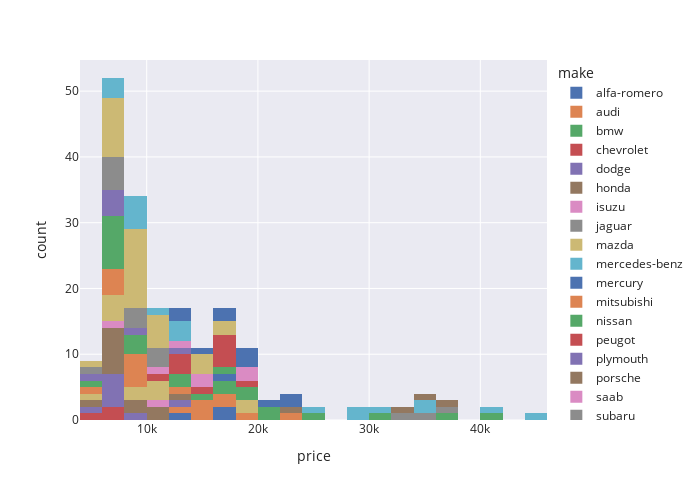
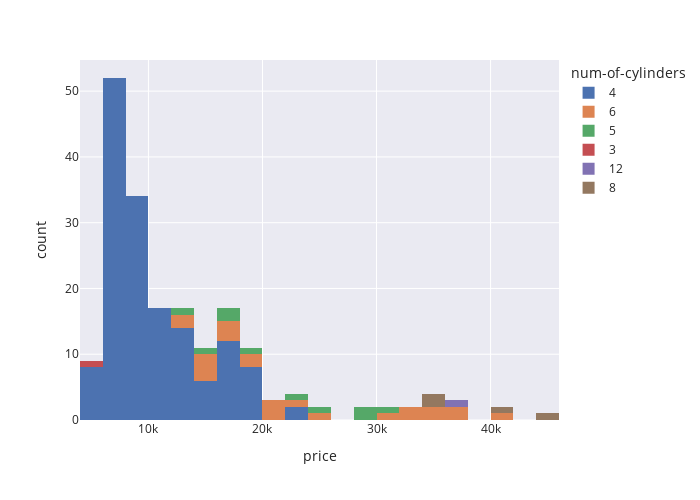
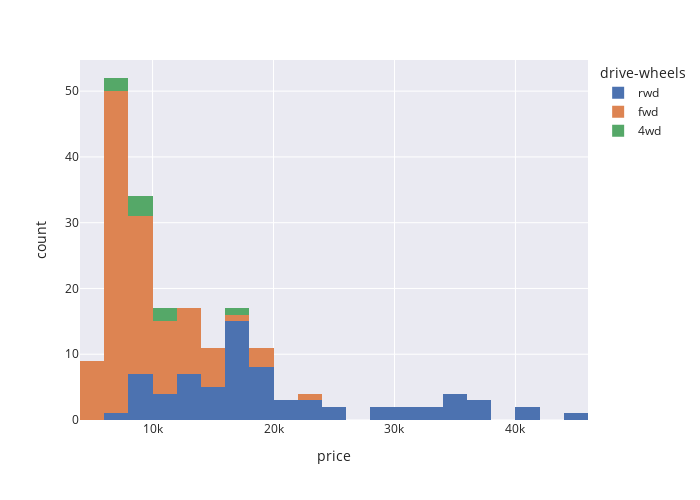
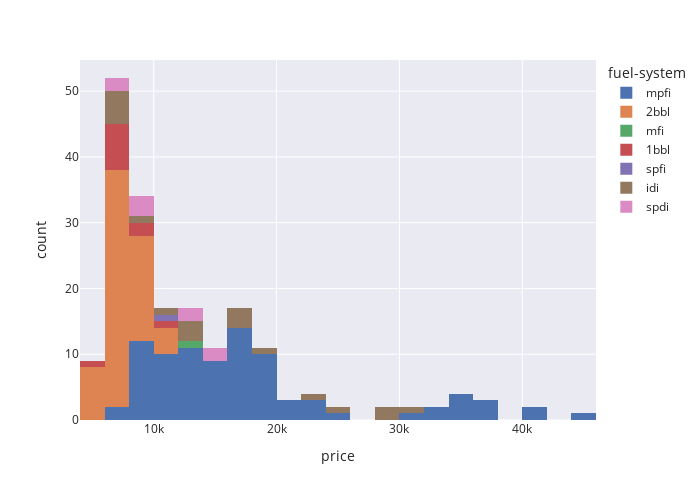

Notebook code cell kept with these figures, in order:
### Code cell
for feature in list(p_values.index[:4]):
    fig = px.histogram(df, x='price', color=feature)
    fig.show()

### Figure 1 — Plotly figure (JSON) as saved in the notebook; plotly's stock layout.template omitted (floating-point values rounded to 4 significant figures)
{"data": [{"alignmentgroup": "True", "bingroup": "x", "hovertemplate": "make=alfa-romero<br>price=%{x}<br>count=%{y}<extra></extra>", "legendgroup": "alfa-romero", "marker": {"color": "rgb(76,114,176)"}, "name": "alfa-romero", "offsetgroup": "alfa-romero", "orientation": "v", "showlegend": true, "type": "histogram", "x": [13495, 16500, 16500], "xaxis": "x", "yaxis": "y"}, {"alignmentgroup": "True", "bingroup": "x", "hovertemplate": "make=audi<br>price=%{x}<br>count=%{y}<extra></extra>", "legendgroup": "audi", "marker": {"color": "rgb(221,132,82)"}, "name": "audi", "offsetgroup": "audi", "orientation": "v", "showlegend": true, "type": "histogram", "x": [13950, 17450, 15250, 17710, 18920, 23875], "xaxis": "x", "yaxis": "y"}, {"alignmentgroup": "True", "bingroup": "x", "hovertemplate": "make=bmw<br>price=%{x}<br>count=%{y}<extra></extra>", "legendgroup": "bmw", "marker": {"color": "rgb(85,168,104)"}, "name": "bmw", "offsetgroup": "bmw", "orientation": "v", "showlegend": true, "type": "histogram", "x": [16430, 16925, 20970, 21105, 24565, 30760, 41315, 36880], "xaxis": "x", "yaxis": "y"}, {"alignmentgroup": "True", "bingroup": "x", "hovertemplate": "make=chevrolet<br>price=%{x}<br>count=%{y}<extra></extra>", "legendgroup": "chevrolet", "marker": {"color": "rgb(196,78,82)"}, "name": "chevrolet", "offsetgroup": "chevrolet", "orientation": "v", "showlegend": true, "type": "histogram", "x": [5151, 6295, 6575], "xaxis": "x", "yaxis": "y"}, {"alignmentgroup": "True", "bingroup": "x", "hovertemplate": "make=dodge<br>price=%{x}<br>count=%{y}<extra></extra>", "legendgroup": "dodge", "marker": {"color": "rgb(129,114,179)"}, "name": "dodge", "offsetgroup": "dodge", "orientation": "v", "showlegend": true, "type": "histogram", "x": [5572, 6377, 7957, 6229, 6692, 7609, 8921, 12964], "xaxis": "x", "yaxis": "y"}, {"alignmentgroup": "True", "bingroup": "x", "hovertemplate": "make=honda<br>price=%{x}<br>count=%{y}<extra></extra>", "legendgroup": "honda", "marker": {"color": "rgb(147,120,96)"}, "name": "honda", "offsetgroup": "honda", "orientation": "v", "showlegend": true, "type": "histogram", "x": [6479, 6855, 5399, 6529, 7129, 7295, 7295, 7895, 9095, 8845, 10295, 12945, 10345], "xaxis": "x", "yaxis": "y"}, {"alignmentgroup": "True", "bingroup": "x", "hovertemplate": "make=isuzu<br>price=%{x}<br>count=%{y}<extra></extra>", "legendgroup": "isuzu", "marker": {"color": "rgb(218,139,195)"}, "name": "isuzu", "offsetgroup": "isuzu", "orientation": "v", "showlegend": true, "type": "histogram", "x": [6785, 11048], "xaxis": "x", "yaxis": "y"}, {"alignmentgroup": "True", "bingroup": "x", "hovertemplate": "make=jaguar<br>price=%{x}<br>count=%{y}<extra></extra>", "legendgroup": "jaguar", "marker": {"color": "rgb(140,140,140)"}, "name": "jaguar", "offsetgroup": "jaguar", "orientation": "v", "showlegend": true, "type": "histogram", "x": [32250, 35550, 36000], "xaxis": "x", "yaxis": "y"}, {"alignmentgroup": "True", "bingroup": "x", "hovertemplate": "make=mazda<br>price=%{x}<br>count=%{y}<extra></extra>", "legendgroup": "mazda", "marker": {"color": "rgb(204,185,116)"}, "name": "mazda", "offsetgroup": "mazda", "orientation": "v", "showlegend": true, "type": "histogram", "x": [5195, 6095, 6795, 6695, 7395, 8845, 8495, 10595, 10245, 11245, 18280, 18344], "xaxis": "x", "yaxis": "y"}, {"alignmentgroup": "True", "bingroup": "x", "hovertemplate": "make=mercedes-benz<br>price=%{x}<br>count=%{y}<extra></extra>", "legendgroup": "mercedes-benz", "marker": {"color": "rgb(100,181,205)"}, "name": "mercedes-benz", "offsetgroup": "mercedes-benz", "orientation": "v", "showlegend": true, "type": "histogram", "x": [25552, 28248, 28176, 31600, 34184, 35056, 40960, 45400], "xaxis": "x", "yaxis": "y"}, {"alignmentgroup": "True", "bingroup": "x", "hovertemplate": "make=mercury<br>price=%{x}<br>count=%{y}<extra></extra>", "legendgroup": "mercury", "marker": {"color": "rgb(76,114,176)"}, "name": "mercury", "offsetgroup": "mercury", "orientation": "v", "showlegend": true, "type": "histogram", "x": [16503], "xaxis": "x", "yaxis": "y"}, {"alignmentgroup": "True", "bingroup": "x", "hovertemplate": "make=mitsubishi<br>price=%{x}<br>count=%{y}<extra></extra>", "legendgroup": "mitsubishi", "marker": {"color": "rgb(221,132,82)"}, "name": "mitsubishi", "offsetgroup": "mitsubishi", "orientation": "v", "showlegend": true, "type": "histogram", "x": [5389, 6189, 6669, 7689, 9959, 8499, 12629, 14869, 14489, 6989, 8189, 9279, 9279], "xaxis": "x", "yaxis": "y"}, {"alignmentgroup": "True", "bingroup": "x", "hovertemplate": "make=nissan<br>price=%{x}<br>count=%{y}<extra></extra>", "legendgroup": "nissan", "marker": {"color": "rgb(85,168,104)"}, "name": "nissan", "offsetgroup": "nissan", "orientation": "v", "showlegend": true, "type": "histogram", "x": [5499, 7099, 6649, 6849, 7349, 7299, 7799, 7499, 7999, 8249, 8949, 9549, 13499, 14399, 13499, 17199, 19699, 18399], "xaxis": "x", "yaxis": "y"}, {"alignmentgroup": "True", "bingroup": "x", "hovertemplate": "make=peugot<br>price=%{x}<br>count=%{y}<extra></extra>", "legendgroup": "peugot", "marker": {"color": "rgb(196,78,82)"}, "name": "peugot", "offsetgroup": "peugot", "orientation": "v", "showlegend": true, "type": "histogram", "x": [11900, 13200, 12440, 13860, 15580, 16900, 16695, 17075, 16630, 17950, 18150], "xaxis": "x", "yaxis": "y"}, {"alignmentgroup": "True", "bingroup": "x", "hovertemplate": "make=plymouth<br>price=%{x}<br>count=%{y}<extra></extra>", "legendgroup": "plymouth", "marker": {"color": "rgb(129,114,179)"}, "name": "plymouth", "offsetgroup": "plymouth", "orientation": "v", "showlegend": true, "type": "histogram", "x": [5572, 7957, 6229, 6692, 7609, 8921, 12764], "xaxis": "x", "yaxis": "y"}, {"alignmentgroup": "True", "bingroup": "x", "hovertemplate": "make=porsche<br>price=%{x}<br>count=%{y}<extra></extra>", "legendgroup": "porsche", "marker": {"color": "rgb(147,120,96)"}, "name": "porsche", "offsetgroup": "porsche", "orientation": "v", "showlegend": true, "type": "histogram", "x": [22018, 32528, 34028, 37028], "xaxis": "x", "yaxis": "y"}, {"alignmentgroup": "True", "bingroup": "x", "hovertemplate": "make=saab<br>price=%{x}<br>count=%{y}<extra></extra>", "legendgroup": "saab", "marker": {"color": "rgb(218,139,195)"}, "name": "saab", "offsetgroup": "saab", "orientation": "v", "showlegend": true, "type": "histogram", "x": [11850, 12170, 15040, 15510, 18150, 18620], "xaxis": "x", "yaxis": "y"}, {"alignmentgroup": "True", "bingroup": "x", "hovertemplate": "make=subaru<br>price=%{x}<br>count=%{y}<extra></extra>", "legendgroup": "subaru", "marker": {"color": "rgb(140,140,140)"}, "name": "subaru", "offsetgroup": "subaru", "orientation": "v", "showlegend": true, "type": "histogram", "x": [5118, 7053, 7603, 7126, 7775, 9960, 9233, 11259, 7463, 10198, 8013, 11694], "xaxis": "x", "yaxis": "y"}, {"alignmentgroup": "True", "bingroup": "x", "hovertemplate": "make=toyota<br>price=%{x}<br>count=%{y}<extra></extra>", "legendgroup": "toyota", "marker": {"color": "rgb(204,185,116)"}, "name": "toyota", "offsetgroup": "toyota", "orientation": "v", "showlegend": true, "type": "histogram", "x": [5348, 6338, 6488, 6918, 7898, 8778, 6938, 7198, 7898, 7788, 7738, 8358, 9258, 8058, 8238, 9298, 9538, 8449, 9639, 9989, 11199, 11549, 17669, 8948, 10698, 9988, 10898, 11248, 16558, 15998, 15690, 15750], "xaxis": "x", "yaxis": "y"}, {"alignmentgroup": "True", "bingroup": "x", "hovertemplate": "make=volkswagen<br>price=%{x}<br>count=%{y}<extra></extra>", "legendgroup": "volkswagen", "marker": {"color": "rgb(100,181,205)"}, "name": "volkswagen", "offsetgroup": "volkswagen", "orientation": "v", "showlegend": true, "type": "histogram", "x": [7775, 7975, 7995, 8195, 8495, 9495, 9995, 11595, 9980, 13295, 13845, 12290], "xaxis": "x", "yaxis": "y"}, {"alignmentgroup": "True", "bingroup": "x", "hovertemplate": "make=volvo<br>price=%{x}<br>count=%{y}<extra></extra>", "legendgroup": "volvo", "marker": {"color": "rgb(76,114,176)"}, "name": "volvo", "offsetgroup": "volvo", "orientation": "v", "showlegend": true, "type": "histogram", "x": [12940, 13415, 15985, 16515, 18420, 18950, 16845, 19045, 21485, 22470, 22625], "xaxis": "x", "yaxis": "y"}], "layout": {"barmode": "relative", "height": 500, "legend": {"title": {"text": "make"}, "tracegroupgap": 0}, "margin": {"t": 60}, "width": 700, "xaxis": {"anchor": "y", "domain": [0, 1], "title": {"text": "price"}}, "yaxis": {"anchor": "x", "domain": [0, 1], "title": {"text": "count"}}}}

### Figure 2 — Plotly figure (JSON) as saved in the notebook; plotly's stock layout.template omitted (floating-point values rounded to 4 significant figures; data arrays with more than 128 entries replaced by an {"elided": "..."} marker saying what was removed)
{"data": [{"alignmentgroup": "True", "bingroup": "x", "hovertemplate": "num-of-cylinders=4<br>price=%{x}<br>count=%{y}<extra></extra>", "legendgroup": "4", "marker": {"color": "rgb(76,114,176)"}, "name": "4", "offsetgroup": "4", "orientation": "v", "showlegend": true, "type": "histogram", "x": {"elided": "153 int values"}, "xaxis": "x", "yaxis": "y"}, {"alignmentgroup": "True", "bingroup": "x", "hovertemplate": "num-of-cylinders=6<br>price=%{x}<br>count=%{y}<extra></extra>", "legendgroup": "6", "marker": {"color": "rgb(221,132,82)"}, "name": "6", "offsetgroup": "6", "orientation": "v", "showlegend": true, "type": "histogram", "x": [16500, 20970, 21105, 24565, 30760, 41315, 36880, 32250, 35550, 13499, 14399, 13499, 17199, 19699, 18399, 32528, 34028, 37028, 16558, 15998, 15690, 15750, 21485, 22470], "xaxis": "x", "yaxis": "y"}, {"alignmentgroup": "True", "bingroup": "x", "hovertemplate": "num-of-cylinders=5<br>price=%{x}<br>count=%{y}<extra></extra>", "legendgroup": "5", "marker": {"color": "rgb(85,168,104)"}, "name": "5", "offsetgroup": "5", "orientation": "v", "showlegend": true, "type": "histogram", "x": [17450, 15250, 17710, 18920, 23875, 25552, 28248, 28176, 31600, 13295], "xaxis": "x", "yaxis": "y"}, {"alignmentgroup": "True", "bingroup": "x", "hovertemplate": "num-of-cylinders=3<br>price=%{x}<br>count=%{y}<extra></extra>", "legendgroup": "3", "marker": {"color": "rgb(196,78,82)"}, "name": "3", "offsetgroup": "3", "orientation": "v", "showlegend": true, "type": "histogram", "x": [5151], "xaxis": "x", "yaxis": "y"}, {"alignmentgroup": "True", "bingroup": "x", "hovertemplate": "num-of-cylinders=12<br>price=%{x}<br>count=%{y}<extra></extra>", "legendgroup": "12", "marker": {"color": "rgb(129,114,179)"}, "name": "12", "offsetgroup": "12", "orientation": "v", "showlegend": true, "type": "histogram", "x": [36000], "xaxis": "x", "yaxis": "y"}, {"alignmentgroup": "True", "bingroup": "x", "hovertemplate": "num-of-cylinders=8<br>price=%{x}<br>count=%{y}<extra></extra>", "legendgroup": "8", "marker": {"color": "rgb(147,120,96)"}, "name": "8", "offsetgroup": "8", "orientation": "v", "showlegend": true, "type": "histogram", "x": [34184, 35056, 40960, 45400], "xaxis": "x", "yaxis": "y"}], "layout": {"barmode": "relative", "height": 500, "legend": {"title": {"text": "num-of-cylinders"}, "tracegroupgap": 0}, "margin": {"t": 60}, "width": 700, "xaxis": {"anchor": "y", "domain": [0, 1], "title": {"text": "price"}}, "yaxis": {"anchor": "x", "domain": [0, 1], "title": {"text": "count"}}}}

### Figure 3 — Plotly figure (JSON) as saved in the notebook; plotly's stock layout.template omitted (floating-point values rounded to 4 significant figures)
{"data": [{"alignmentgroup": "True", "bingroup": "x", "hovertemplate": "drive-wheels=rwd<br>price=%{x}<br>count=%{y}<extra></extra>", "legendgroup": "rwd", "marker": {"color": "rgb(76,114,176)"}, "name": "rwd", "offsetgroup": "rwd", "orientation": "v", "showlegend": true, "type": "histogram", "x": [13495, 16500, 16500, 16430, 16925, 20970, 21105, 24565, 30760, 41315, 36880, 6785, 11048, 32250, 35550, 36000, 18280, 18344, 25552, 28248, 28176, 31600, 34184, 35056, 40960, 45400, 16503, 17199, 19699, 18399, 11900, 13200, 12440, 13860, 15580, 16900, 16695, 17075, 16630, 17950, 18150, 12764, 22018, 32528, 34028, 37028, 8058, 8238, 9298, 9538, 8449, 9639, 9989, 11199, 11549, 17669, 16558, 15998, 15690, 15750, 12940, 13415, 15985, 16515, 18420, 18950, 16845, 19045, 21485, 22470, 22625], "xaxis": "x", "yaxis": "y"}, {"alignmentgroup": "True", "bingroup": "x", "hovertemplate": "drive-wheels=fwd<br>price=%{x}<br>count=%{y}<extra></extra>", "legendgroup": "fwd", "marker": {"color": "rgb(221,132,82)"}, "name": "fwd", "offsetgroup": "fwd", "orientation": "v", "showlegend": true, "type": "histogram", "x": [13950, 15250, 17710, 18920, 23875, 5151, 6295, 6575, 5572, 6377, 7957, 6229, 6692, 7609, 8921, 12964, 6479, 6855, 5399, 6529, 7129, 7295, 7295, 7895, 9095, 8845, 10295, 12945, 10345, 5195, 6095, 6795, 6695, 7395, 8845, 8495, 10595, 10245, 11245, 5389, 6189, 6669, 7689, 9959, 8499, 12629, 14869, 14489, 6989, 8189, 9279, 9279, 5499, 7099, 6649, 6849, 7349, 7299, 7799, 7499, 7999, 8249, 8949, 9549, 13499, 14399, 13499, 5572, 7957, 6229, 6692, 7609, 8921, 11850, 12170, 15040, 15510, 18150, 18620, 5118, 7053, 7126, 7775, 9960, 7463, 10198, 5348, 6338, 6488, 6918, 6938, 7198, 7898, 7788, 7738, 8358, 9258, 8948, 10698, 9988, 10898, 11248, 7775, 7975, 7995, 8195, 8495, 9495, 9995, 11595, 9980, 13295, 13845, 12290], "xaxis": "x", "yaxis": "y"}, {"alignmentgroup": "True", "bingroup": "x", "hovertemplate": "drive-wheels=4wd<br>price=%{x}<br>count=%{y}<extra></extra>", "legendgroup": "4wd", "marker": {"color": "rgb(85,168,104)"}, "name": "4wd", "offsetgroup": "4wd", "orientation": "v", "showlegend": true, "type": "histogram", "x": [17450, 7603, 9233, 11259, 8013, 11694, 7898, 8778], "xaxis": "x", "yaxis": "y"}], "layout": {"barmode": "relative", "height": 500, "legend": {"title": {"text": "drive-wheels"}, "tracegroupgap": 0}, "margin": {"t": 60}, "width": 700, "xaxis": {"anchor": "y", "domain": [0, 1], "title": {"text": "price"}}, "yaxis": {"anchor": "x", "domain": [0, 1], "title": {"text": "count"}}}}

### Figure 4 — Plotly figure (JSON) as saved in the notebook; plotly's stock layout.template omitted (floating-point values rounded to 4 significant figures)
{"data": [{"alignmentgroup": "True", "bingroup": "x", "hovertemplate": "fuel-system=mpfi<br>price=%{x}<br>count=%{y}<extra></extra>", "legendgroup": "mpfi", "marker": {"color": "rgb(76,114,176)"}, "name": "mpfi", "offsetgroup": "mpfi", "orientation": "v", "showlegend": true, "type": "histogram", "x": [13495, 16500, 16500, 13950, 17450, 15250, 17710, 18920, 23875, 16430, 16925, 20970, 21105, 24565, 30760, 41315, 36880, 7957, 12945, 32250, 35550, 36000, 18280, 34184, 35056, 40960, 45400, 16503, 13499, 14399, 13499, 17199, 19699, 18399, 11900, 12440, 15580, 16695, 16630, 18150, 22018, 32528, 34028, 37028, 11850, 12170, 15040, 15510, 18150, 18620, 9960, 11259, 10198, 11694, 9298, 9538, 8449, 9639, 9989, 11199, 11549, 17669, 8948, 9988, 10898, 11248, 16558, 15998, 15690, 15750, 7975, 8195, 8495, 9995, 11595, 9980, 13295, 12290, 12940, 13415, 15985, 16515, 18420, 18950, 16845, 19045, 21485, 22625], "xaxis": "x", "yaxis": "y"}, {"alignmentgroup": "True", "bingroup": "x", "hovertemplate": "fuel-system=2bbl<br>price=%{x}<br>count=%{y}<extra></extra>", "legendgroup": "2bbl", "marker": {"color": "rgb(221,132,82)"}, "name": "2bbl", "offsetgroup": "2bbl", "orientation": "v", "showlegend": true, "type": "histogram", "x": [5151, 6295, 6575, 5572, 6377, 6229, 6692, 7609, 8921, 10345, 6785, 5195, 6095, 6795, 6695, 7395, 8845, 8495, 10595, 10245, 11245, 5389, 6189, 6669, 8499, 6989, 8189, 5499, 6649, 6849, 7349, 7299, 7799, 7499, 7999, 8249, 8949, 9549, 5572, 6229, 6692, 7609, 8921, 5118, 7053, 7603, 7126, 7775, 9233, 7463, 8013, 5348, 6338, 6488, 6918, 7898, 8778, 6938, 7198, 7738, 8358, 9258, 8058, 8238], "xaxis": "x", "yaxis": "y"}, {"alignmentgroup": "True", "bingroup": "x", "hovertemplate": "fuel-system=mfi<br>price=%{x}<br>count=%{y}<extra></extra>", "legendgroup": "mfi", "marker": {"color": "rgb(85,168,104)"}, "name": "mfi", "offsetgroup": "mfi", "orientation": "v", "showlegend": true, "type": "histogram", "x": [12964], "xaxis": "x", "yaxis": "y"}, {"alignmentgroup": "True", "bingroup": "x", "hovertemplate": "fuel-system=1bbl<br>price=%{x}<br>count=%{y}<extra></extra>", "legendgroup": "1bbl", "marker": {"color": "rgb(196,78,82)"}, "name": "1bbl", "offsetgroup": "1bbl", "orientation": "v", "showlegend": true, "type": "histogram", "x": [6479, 6855, 5399, 6529, 7129, 7295, 7295, 7895, 9095, 8845, 10295], "xaxis": "x", "yaxis": "y"}, {"alignmentgroup": "True", "bingroup": "x", "hovertemplate": "fuel-system=spfi<br>price=%{x}<br>count=%{y}<extra></extra>", "legendgroup": "spfi", "marker": {"color": "rgb(129,114,179)"}, "name": "spfi", "offsetgroup": "spfi", "orientation": "v", "showlegend": true, "type": "histogram", "x": [11048], "xaxis": "x", "yaxis": "y"}, {"alignmentgroup": "True", "bingroup": "x", "hovertemplate": "fuel-system=idi<br>price=%{x}<br>count=%{y}<extra></extra>", "legendgroup": "idi", "marker": {"color": "rgb(147,120,96)"}, "name": "idi", "offsetgroup": "idi", "orientation": "v", "showlegend": true, "type": "histogram", "x": [18344, 25552, 28248, 28176, 31600, 7099, 13200, 13860, 16900, 17075, 17950, 7898, 7788, 10698, 7775, 7995, 9495, 13845, 22470], "xaxis": "x", "yaxis": "y"}, {"alignmentgroup": "True", "bingroup": "x", "hovertemplate": "fuel-system=spdi<br>price=%{x}<br>count=%{y}<extra></extra>", "legendgroup": "spdi", "marker": {"color": "rgb(218,139,195)"}, "name": "spdi", "offsetgroup": "spdi", "orientation": "v", "showlegend": true, "type": "histogram", "x": [7689, 9959, 12629, 14869, 14489, 9279, 9279, 7957, 12764], "xaxis": "x", "yaxis": "y"}], "layout": {"barmode": "relative", "height": 500, "legend": {"title": {"text": "fuel-system"}, "tracegroupgap": 0}, "margin": {"t": 60}, "width": 700, "xaxis": {"anchor": "y", "domain": [0, 1], "title": {"text": "price"}}, "yaxis": {"anchor": "x", "domain": [0, 1], "title": {"text": "count"}}}}
